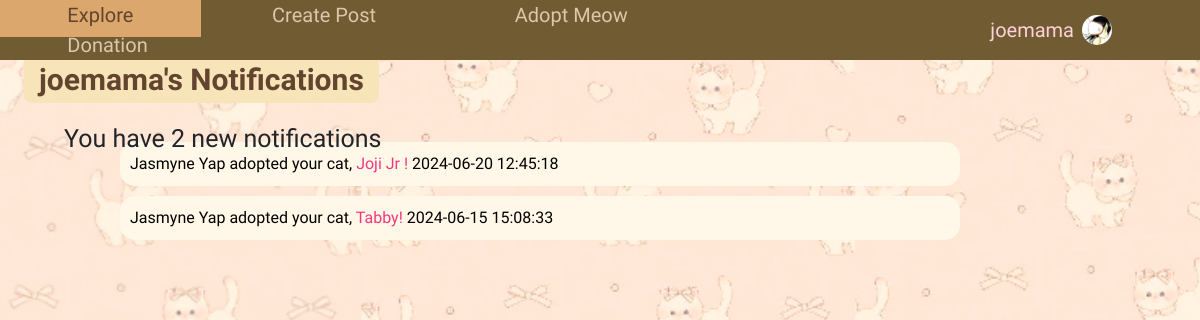
The app's page /notification (signed in) with its own data.
### home/models.py (models this page shows, shortened)
class User(db.Model, UserMixin):
    id = db.Column(db.Integer, primary_key=True)
    fullname = db.Column(db.String(120), unique=True, nullable=False)
    email = db.Column(db.String(20), unique=True, nullable=False)
    username = db.Column(db.String(120), unique=True, nullable=False)
    password1 = db.Column(db.String(255), nullable=False)
    password2 = db.Column(db.String(255), nullable=False)
    state = db.Column(db.String(120), nullable=False)
    phonenumber = db.Column(db.String(20), unique=True, nullable=False)
    profile_pic = db.Column(db.String(255), nullable=True)
    unread_notification_count = db.Column(db.Integer, default=0)
    posts = db.relationship('Post', backref='author', lazy=True)
    comments = db.relationship('Comment', backref='author', lazy=True)
    likes = db.relationship('Like', backref='author', lazy=True)
    cats = db.relationship('Cat', backref='owner', lazy=True)
    adoption_notification = db.relationship('AdoptionNotification', backref='cat', lazy=True)

class AdoptionNotification(db.Model):
    id = db.Column(db.Integer, primary_key=True)
    cat_id = db.Column(db.Integer, db.ForeignKey('cat.id', ondelete='CASCADE'), nullable=False)
    user_id = db.Column(db.Integer, db.ForeignKey('user.id', ondelete='CASCADE'), nullable=False)
    adopter_id = db.Column(db.Integer, nullable=False)
    notification_type = db.Column(db.String(20),nullable=False)
    date = db.Column(db.DateTime, default=datetime.utcnow)
    read = db.Column(db.Boolean, default=False)
    recent_notification_count = db.Column(db.Integer, default=0)
    adopted_cat = db.relationship('Cat', backref='adoption_notifications', lazy=True)

class Cat(db.Model):
    id = db.Column(db.Integer, primary_key=True)
    cat_name = db.Column(db.String(100), nullable=False)
    cat_photo = db.Column(db.String(255), nullable=True)
    cat_age = db.Column(db.Integer, nullable=False)
    cat_breed = db.Column(db.String(100), nullable=False)
    cat_gender = db.Column(db.String(10), nullable=False)
    cat_neutered = db.Column(db.String(10), nullable=False)
    cat_vaccine = db.Column(db.String(10), nullable=False)
    cat_special_needs = db.Column(db.String(100), nullable=False)
    cat_about_me = db.Column(db.String(200), nullable=False)
    user_id = db.Column(db.Integer, db.ForeignKey('user.id'), nullable=False)
    available_for_adoption = db.Column(db.Boolean, default=False)
    date_put_for_adoption = db.Column(db.DateTime, nullable=True)

### home/views.py (the view)
@views.route("/notification")
@login_required
def display_noti():
    user_id = current_user.id
    notifications = [] #gather notifications as a list
    like_comment_notifications = Notification.query.filter(
        (exists().where((Post.id == Notification.post_id) & (Post.user_id == user_id))) &
        ((Notification.notification_type == 'like') | (Notification.notification_type == 'comment'))).order_by(Notification.date.desc()).all()
    notifications.extend(like_comment_notifications)
    adoption_notifications = AdoptionNotification.query.filter_by(user_id=user_id).all()
    notifications.extend(adoption_notifications)
    notifications.sort(key=lambda x: x.date, reverse=True)
    for notification in notifications:
        utc_timestamp = notification.date
        local_timezone = pytz.timezone(app.config['TIMEZONE'])
        local_timestamp = utc_timestamp.astimezone(local_timezone)
        notification.date = local_timestamp
        if not notification.read:
            notification.read=True
    db.session.commit()
    comment_ids = [n.comment_id for n in notifications if hasattr(n, 'comment_id') and n.comment_id is not None]
    comments = Comment.query.filter(Comment.id.in_(comment_ids)).all()
    post_ids = [n.post_id for n in notifications if hasattr(n, 'post_id') and n.post_id is not None]
    posts = Post.query.filter(Post.id.in_(post_ids)).all()
    profile_pic= url_for('static', filename='default.jpg')
    if current_user.is_authenticated and current_user.profile_pic is not None:
        profile_pic = url_for('static', filename='profile_pics/' + current_user.profile_pic)
    unread_notification_count = sum(1 for notification in notifications if not notification.read)
    cats = {}
    for notification in adoption_notifications:
        cat = Cat.query.get(notification.cat_id)
        if cat:
            cats[notification.id] = cat
    adopter_names = {}
    for notification in adoption_notifications:
        adopter = User.query.get(notification.adopter_id)
        if adopter:
            adopter_names[notification.id] = adopter.fullname
    return render_template('notification.html', notifications=notifications, unread_notification_count=unread_notification_count, profile_pic=profile_pic, user_id=user_id, comments=comments, posts=posts, cats=cats, adopter_names=adopter_names)

### home/templates/notification.html (shortened to what this page needs)
<!DOCTYPE html>
<html>
<head>
  <link rel="stylesheet" href="https://maxcdn.bootstrapcdn.com/bootstrap/4.0.0/css/bootstrap.min.css">
  <link rel='stylesheet' type='text/css' media='screen' href="{{url_for('static',filename='main.css')}}">
  <div class="navigation">
    <div class="topnav">
      <a href="/mainpage">Explore</a>
      <a href="/createpost">Create Post</a>
      <a href="/adoptmeow">Adopt Meow</a>
      <a href="/donation">Donation</a>
    </div>
    <div class="dropdown">
      <button class="dropbtn">
        {{ current_user.username }}
        <img src="{{ profile_pic }}" class="profilepic">
      </button>
    </div>
  </div>
</head>
<body class="notipage">
    <div class="notifications">
        <p class="profileheader">{{current_user.username}}'s Notifications</p>
        <p class="username">You have {{ current_user.unread_notification_count }} new notifications</p>    <br />
        <article class="noti-body">
        <ul class="noti-content">
            {% for notification in notifications %}
                {% if notification.notification_type == 'like' %}
                    {% if notification.likes%}
                        <p class="like-noti">{{ notification.likes.author.username }} liked your post. {{ notification.date.strftime('%Y-%m-%d %H:%M:%S')}}</p>
                    {% endif %}
                {% elif notification.notification_type == 'adoption' %}
                    <p class="adoption-noti">
                        {{ adopter_names[notification.id] }} adopted your cat, <a class="noti-post" href="{{ url_for('views.catprofile', cat_id=notification.cat_id) }}">{{ cats[notification.id].cat_name }}!</a>
                        {{ notification.date.strftime('%Y-%m-%d %H:%M:%S')}}
                    </p>
                {% endif %}
            {% endfor %}
        </ul>
        </article>
    </div>
</body>
</html>

### home/static/main.css (style rules this page uses)
body { margin: 0; padding: 0; overflow-x: hidden; background-color: #ffdc9c; margin-top: 9%; font-family: 'Short Stack'; }
.navigation { display: flex; justify-content: space-between; align-items: center; padding: 0px; position: fixed; top: 0px; width: 100%; background-color: #705b33; z-index: 1; width: 100%; }
.topnav { background-color: #705b33; flex-grow: 1; color: #f9e4c5; }
.topnav a { text-align: center; padding: 10px 7.4%; text-decoration: none; font-size: 20px; color:#ddc7ab; }
.topnav::after { content: ""; display: table; clear: both; }
.dropdown { position: relative; background-color: #705b33; }
.dropbtn { display: flex; align-items: center; background-color: #705b33; color: rgb(255, 209, 216); padding: 2.1% 80px; font-size: 20px; border: none; cursor: pointer; text-decoration: none; }
.profileheader { color: #62442f; font-size: 30px; padding: 1px 15px; position: absolute; z-index: 0; top: 7%; left: 2%; font-weight: bold; background-color: #f7e5b9; border-radius: 8px; }
.username { padding-left: 2%; font-size: 25px; top: 15%; position: absolute; }
.profilepic { width: 30px; height: 30px; border-radius: 50%; margin-right: 8px; margin-left: 8px; }
.notipage { background-image: url('photos/catbg8.png'); background-size: cover; background-position: center; background-attachment: fixed; }
.notifications { margin: 35px 40px; }
a.noti-post { color: rgb(243, 55, 127); text-decoration: none; }
.noti-content p { color: black; margin: 10px 40px; margin-right: 200px; background-color: #fff8e8; border-radius: 15px; padding: 10px; }

### records on screen
User: username "joemama", unread_notification_count "2"
AdoptionNotification: date "2024-06-20 12:45:18"
User: fullname "Jasmyne Yap"
Cat: cat_name "Joji Jr"
AdoptionNotification: date "2024-06-15 15:08:33"
Cat: cat_name "Tabby"
